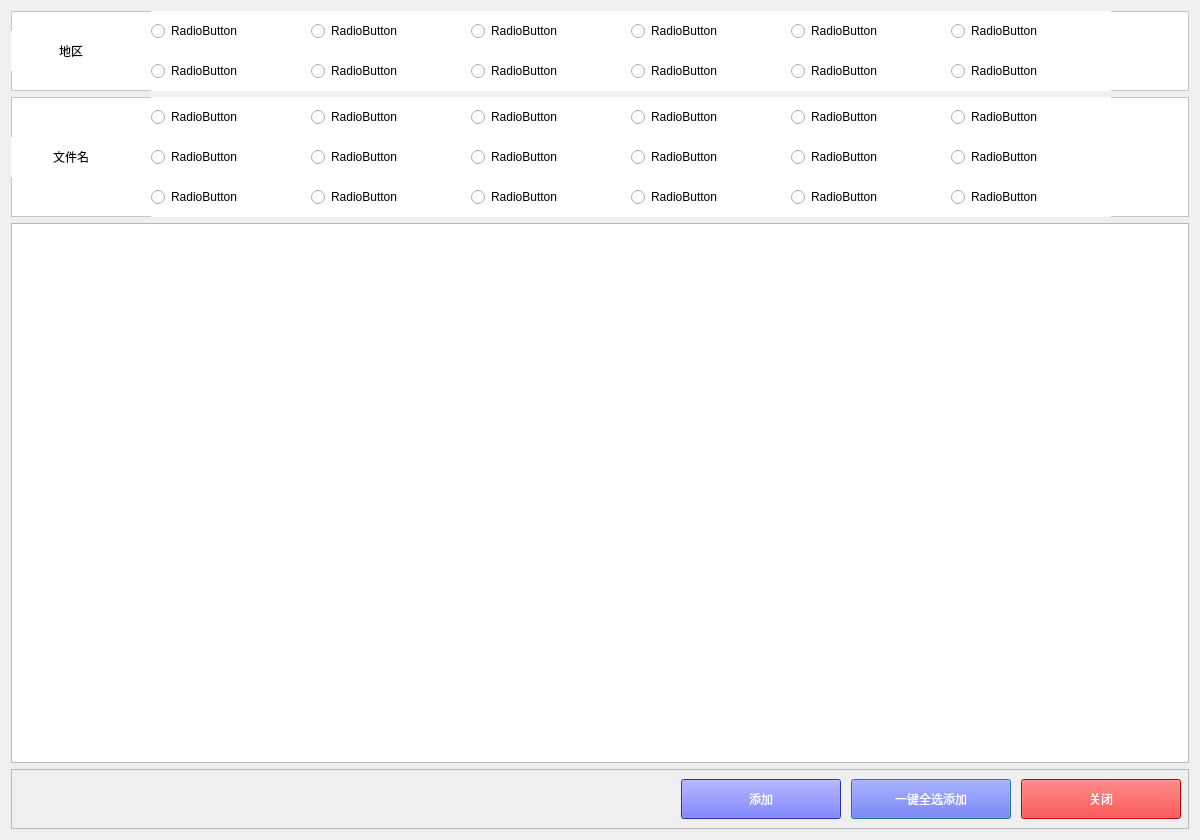
<?xml version="1.0" encoding="UTF-8"?>
<ui version="4.0">
 <class>Dialog</class>
 <widget class="QDialog" name="Dialog">
  <property name="geometry">
   <rect>
    <x>0</x>
    <y>0</y>
    <width>1200</width>
    <height>840</height>
   </rect>
  </property>
  <property name="minimumSize">
   <size>
    <width>1200</width>
    <height>0</height>
   </size>
  </property>
  <property name="maximumSize">
   <size>
    <width>1200</width>
    <height>16777215</height>
   </size>
  </property>
  <property name="windowTitle">
   <string>Dialog</string>
  </property>
  <layout class="QFormLayout" name="formLayout">
   <item row="0" column="0" colspan="2">
    <layout class="QVBoxLayout" name="verticalLayout">
     <item>
      <widget class="QFrame" name="frame_2">
       <property name="minimumSize">
        <size>
         <width>0</width>
         <height>80</height>
        </size>
       </property>
       <property name="maximumSize">
        <size>
         <width>16777215</width>
         <height>80</height>
        </size>
       </property>
       <property name="styleSheet">
        <string notr="true">background-color: rgb(255, 255, 255);</string>
       </property>
       <property name="frameShape">
        <enum>QFrame::StyledPanel</enum>
       </property>
       <property name="frameShadow">
        <enum>QFrame::Raised</enum>
       </property>
       <widget class="QRadioButton" name="language_radio_7">
        <property name="geometry">
         <rect>
          <x>620</x>
          <y>0</y>
          <width>160</width>
          <height>40</height>
         </rect>
        </property>
        <property name="styleSheet">
         <string notr="true">font: 10pt &quot;微软雅黑&quot;;</string>
        </property>
        <property name="text">
         <string>RadioButton</string>
        </property>
       </widget>
       <widget class="QRadioButton" name="language_radio_4">
        <property name="geometry">
         <rect>
          <x>300</x>
          <y>40</y>
          <width>160</width>
          <height>40</height>
         </rect>
        </property>
        <property name="styleSheet">
         <string notr="true">font: 10pt &quot;微软雅黑&quot;;</string>
        </property>
        <property name="text">
         <string>RadioButton</string>
        </property>
       </widget>
       <widget class="QRadioButton" name="language_radio_6">
        <property name="geometry">
         <rect>
          <x>460</x>
          <y>40</y>
          <width>160</width>
          <height>40</height>
         </rect>
        </property>
        <property name="styleSheet">
         <string notr="true">font: 10pt &quot;微软雅黑&quot;;</string>
        </property>
        <property name="text">
         <string>RadioButton</string>
        </property>
       </widget>
       <widget class="QRadioButton" name="language_radio_8">
        <property name="geometry">
         <rect>
          <x>620</x>
          <y>40</y>
          <width>160</width>
          <height>40</height>
         </rect>
        </property>
        <property name="styleSheet">
         <string notr="true">font: 10pt &quot;微软雅黑&quot;;</string>
        </property>
        <property name="text">
         <string>RadioButton</string>
        </property>
       </widget>
       <widget class="QRadioButton" name="language_radio_3">
        <property name="geometry">
         <rect>
          <x>300</x>
          <y>0</y>
          <width>160</width>
          <height>40</height>
         </rect>
        </property>
        <property name="styleSheet">
         <string notr="true">font: 10pt &quot;微软雅黑&quot;;</string>
        </property>
        <property name="text">
         <string>RadioButton</string>
        </property>
       </widget>
       <widget class="QRadioButton" name="language_radio_11">
        <property name="geometry">
         <rect>
          <x>940</x>
          <y>0</y>
          <width>160</width>
          <height>40</height>
         </rect>
        </property>
        <property name="styleSheet">
         <string notr="true">font: 10pt &quot;微软雅黑&quot;;</string>
        </property>
        <property name="text">
         <string>RadioButton</string>
        </property>
       </widget>
       <widget class="QRadioButton" name="language_radio_9">
        <property name="geometry">
         <rect>
          <x>780</x>
          <y>0</y>
          <width>160</width>
          <height>40</height>
         </rect>
        </property>
        <property name="styleSheet">
         <string notr="true">font: 10pt &quot;微软雅黑&quot;;</string>
        </property>
        <property name="text">
         <string>RadioButton</string>
        </property>
       </widget>
       <widget class="QRadioButton" name="language_radio_10">
        <property name="geometry">
         <rect>
          <x>780</x>
          <y>40</y>
          <width>160</width>
          <height>40</height>
         </rect>
        </property>
        <property name="styleSheet">
         <string notr="true">font: 10pt &quot;微软雅黑&quot;;</string>
        </property>
        <property name="text">
         <string>RadioButton</string>
        </property>
       </widget>
       <widget class="QRadioButton" name="language_radio_1">
        <property name="geometry">
         <rect>
          <x>140</x>
          <y>0</y>
          <width>160</width>
          <height>40</height>
         </rect>
        </property>
        <property name="styleSheet">
         <string notr="true">font: 10pt &quot;微软雅黑&quot;;</string>
        </property>
        <property name="text">
         <string>RadioButton</string>
        </property>
       </widget>
       <widget class="QRadioButton" name="language_radio_12">
        <property name="geometry">
         <rect>
          <x>940</x>
          <y>40</y>
          <width>160</width>
          <height>40</height>
         </rect>
        </property>
        <property name="styleSheet">
         <string notr="true">font: 10pt &quot;微软雅黑&quot;;</string>
        </property>
        <property name="text">
         <string>RadioButton</string>
        </property>
       </widget>
       <widget class="QLabel" name="language_title_2">
        <property name="geometry">
         <rect>
          <x>0</x>
          <y>20</y>
          <width>120</width>
          <height>40</height>
         </rect>
        </property>
        <property name="sizePolicy">
         <sizepolicy hsizetype="Preferred" vsizetype="Preferred">
          <horstretch>0</horstretch>
          <verstretch>0</verstretch>
         </sizepolicy>
        </property>
        <property name="minimumSize">
         <size>
          <width>120</width>
          <height>40</height>
         </size>
        </property>
        <property name="maximumSize">
         <size>
          <width>120</width>
          <height>40</height>
         </size>
        </property>
        <property name="styleSheet">
         <string notr="true">font: 10pt &quot;微软雅黑&quot;;
background-color: rgb(255, 255, 255);</string>
        </property>
        <property name="text">
         <string>地区</string>
        </property>
        <property name="alignment">
         <set>Qt::AlignCenter</set>
        </property>
       </widget>
       <widget class="QRadioButton" name="language_radio_2">
        <property name="geometry">
         <rect>
          <x>140</x>
          <y>40</y>
          <width>160</width>
          <height>40</height>
         </rect>
        </property>
        <property name="styleSheet">
         <string notr="true">font: 10pt &quot;微软雅黑&quot;;</string>
        </property>
        <property name="text">
         <string>RadioButton</string>
        </property>
       </widget>
       <widget class="QRadioButton" name="language_radio_5">
        <property name="geometry">
         <rect>
          <x>460</x>
          <y>0</y>
          <width>160</width>
          <height>40</height>
         </rect>
        </property>
        <property name="styleSheet">
         <string notr="true">font: 10pt &quot;微软雅黑&quot;;</string>
        </property>
        <property name="text">
         <string>RadioButton</string>
        </property>
       </widget>
      </widget>
     </item>
     <item>
      <widget class="QFrame" name="frame_3">
       <property name="minimumSize">
        <size>
         <width>0</width>
         <height>120</height>
        </size>
       </property>
       <property name="maximumSize">
        <size>
         <width>16777215</width>
         <height>120</height>
        </size>
       </property>
       <property name="styleSheet">
        <string notr="true">background-color: rgb(255, 255, 255);</string>
       </property>
       <property name="frameShape">
        <enum>QFrame::StyledPanel</enum>
       </property>
       <property name="frameShadow">
        <enum>QFrame::Raised</enum>
       </property>
       <widget class="QRadioButton" name="file_name_radio_10">
        <property name="geometry">
         <rect>
          <x>620</x>
          <y>40</y>
          <width>160</width>
          <height>40</height>
         </rect>
        </property>
        <property name="styleSheet">
         <string notr="true">font: 10pt &quot;微软雅黑&quot;;</string>
        </property>
        <property name="text">
         <string>RadioButton</string>
        </property>
       </widget>
       <widget class="QLabel" name="file_name_title_2">
        <property name="geometry">
         <rect>
          <x>0</x>
          <y>40</y>
          <width>120</width>
          <height>40</height>
         </rect>
        </property>
        <property name="minimumSize">
         <size>
          <width>120</width>
          <height>40</height>
         </size>
        </property>
        <property name="maximumSize">
         <size>
          <width>120</width>
          <height>40</height>
         </size>
        </property>
        <property name="styleSheet">
         <string notr="true">font: 10pt &quot;微软雅黑&quot;;
background-color: rgb(255, 255, 255);</string>
        </property>
        <property name="text">
         <string>文件名</string>
        </property>
        <property name="alignment">
         <set>Qt::AlignCenter</set>
        </property>
       </widget>
       <widget class="QRadioButton" name="file_name_radio_3">
        <property name="geometry">
         <rect>
          <x>460</x>
          <y>0</y>
          <width>160</width>
          <height>40</height>
         </rect>
        </property>
        <property name="styleSheet">
         <string notr="true">font: 10pt &quot;微软雅黑&quot;;</string>
        </property>
        <property name="text">
         <string>RadioButton</string>
        </property>
       </widget>
       <widget class="QRadioButton" name="file_name_radio_1">
        <property name="geometry">
         <rect>
          <x>140</x>
          <y>0</y>
          <width>160</width>
          <height>40</height>
         </rect>
        </property>
        <property name="styleSheet">
         <string notr="true">font: 10pt &quot;微软雅黑&quot;;</string>
        </property>
        <property name="text">
         <string>RadioButton</string>
        </property>
       </widget>
       <widget class="QRadioButton" name="file_name_radio_9">
        <property name="geometry">
         <rect>
          <x>460</x>
          <y>40</y>
          <width>160</width>
          <height>40</height>
         </rect>
        </property>
        <property name="styleSheet">
         <string notr="true">font: 10pt &quot;微软雅黑&quot;;</string>
        </property>
        <property name="text">
         <string>RadioButton</string>
        </property>
       </widget>
       <widget class="QRadioButton" name="file_name_radio_7">
        <property name="geometry">
         <rect>
          <x>140</x>
          <y>40</y>
          <width>160</width>
          <height>40</height>
         </rect>
        </property>
        <property name="styleSheet">
         <string notr="true">font: 10pt &quot;微软雅黑&quot;;</string>
        </property>
        <property name="text">
         <string>RadioButton</string>
        </property>
       </widget>
       <widget class="QRadioButton" name="file_name_radio_6">
        <property name="geometry">
         <rect>
          <x>940</x>
          <y>0</y>
          <width>160</width>
          <height>40</height>
         </rect>
        </property>
        <property name="styleSheet">
         <string notr="true">font: 10pt &quot;微软雅黑&quot;;</string>
        </property>
        <property name="text">
         <string>RadioButton</string>
        </property>
       </widget>
       <widget class="QRadioButton" name="file_name_radio_4">
        <property name="geometry">
         <rect>
          <x>620</x>
          <y>0</y>
          <width>160</width>
          <height>40</height>
         </rect>
        </property>
        <property name="styleSheet">
         <string notr="true">font: 10pt &quot;微软雅黑&quot;;</string>
        </property>
        <property name="text">
         <string>RadioButton</string>
        </property>
       </widget>
       <widget class="QRadioButton" name="file_name_radio_5">
        <property name="geometry">
         <rect>
          <x>780</x>
          <y>0</y>
          <width>160</width>
          <height>40</height>
         </rect>
        </property>
        <property name="styleSheet">
         <string notr="true">font: 10pt &quot;微软雅黑&quot;;</string>
        </property>
        <property name="text">
         <string>RadioButton</string>
        </property>
       </widget>
       <widget class="QRadioButton" name="file_name_radio_8">
        <property name="geometry">
         <rect>
          <x>300</x>
          <y>40</y>
          <width>160</width>
          <height>40</height>
         </rect>
        </property>
        <property name="styleSheet">
         <string notr="true">font: 10pt &quot;微软雅黑&quot;;</string>
        </property>
        <property name="text">
         <string>RadioButton</string>
        </property>
       </widget>
       <widget class="QRadioButton" name="file_name_radio_2">
        <property name="geometry">
         <rect>
          <x>300</x>
          <y>0</y>
          <width>160</width>
          <height>40</height>
         </rect>
        </property>
        <property name="styleSheet">
         <string notr="true">font: 10pt &quot;微软雅黑&quot;;</string>
        </property>
        <property name="text">
         <string>RadioButton</string>
        </property>
       </widget>
       <widget class="QRadioButton" name="file_name_radio_12">
        <property name="geometry">
         <rect>
          <x>940</x>
          <y>40</y>
          <width>160</width>
          <height>40</height>
         </rect>
        </property>
        <property name="styleSheet">
         <string notr="true">font: 10pt &quot;微软雅黑&quot;;</string>
        </property>
        <property name="text">
         <string>RadioButton</string>
        </property>
       </widget>
       <widget class="QRadioButton" name="file_name_radio_11">
        <property name="geometry">
         <rect>
          <x>780</x>
          <y>40</y>
          <width>160</width>
          <height>40</height>
         </rect>
        </property>
        <property name="styleSheet">
         <string notr="true">font: 10pt &quot;微软雅黑&quot;;</string>
        </property>
        <property name="text">
         <string>RadioButton</string>
        </property>
       </widget>
       <widget class="QRadioButton" name="file_name_radio_13">
        <property name="geometry">
         <rect>
          <x>140</x>
          <y>80</y>
          <width>160</width>
          <height>40</height>
         </rect>
        </property>
        <property name="styleSheet">
         <string notr="true">font: 10pt &quot;微软雅黑&quot;;</string>
        </property>
        <property name="text">
         <string>RadioButton</string>
        </property>
       </widget>
       <widget class="QRadioButton" name="file_name_radio_14">
        <property name="geometry">
         <rect>
          <x>300</x>
          <y>80</y>
          <width>160</width>
          <height>40</height>
         </rect>
        </property>
        <property name="styleSheet">
         <string notr="true">font: 10pt &quot;微软雅黑&quot;;</string>
        </property>
        <property name="text">
         <string>RadioButton</string>
        </property>
       </widget>
       <widget class="QRadioButton" name="file_name_radio_15">
        <property name="geometry">
         <rect>
          <x>460</x>
          <y>80</y>
          <width>160</width>
          <height>40</height>
         </rect>
        </property>
        <property name="styleSheet">
         <string notr="true">font: 10pt &quot;微软雅黑&quot;;</string>
        </property>
        <property name="text">
         <string>RadioButton</string>
        </property>
       </widget>
       <widget class="QRadioButton" name="file_name_radio_16">
        <property name="geometry">
         <rect>
          <x>620</x>
          <y>80</y>
          <width>160</width>
          <height>40</height>
         </rect>
        </property>
        <property name="styleSheet">
         <string notr="true">font: 10pt &quot;微软雅黑&quot;;</string>
        </property>
        <property name="text">
         <string>RadioButton</string>
        </property>
       </widget>
       <widget class="QRadioButton" name="file_name_radio_17">
        <property name="geometry">
         <rect>
          <x>780</x>
          <y>80</y>
          <width>160</width>
          <height>40</height>
         </rect>
        </property>
        <property name="styleSheet">
         <string notr="true">font: 10pt &quot;微软雅黑&quot;;</string>
        </property>
        <property name="text">
         <string>RadioButton</string>
        </property>
       </widget>
       <widget class="QRadioButton" name="file_name_radio_18">
        <property name="geometry">
         <rect>
          <x>940</x>
          <y>80</y>
          <width>160</width>
          <height>40</height>
         </rect>
        </property>
        <property name="styleSheet">
         <string notr="true">font: 10pt &quot;微软雅黑&quot;;</string>
        </property>
        <property name="text">
         <string>RadioButton</string>
        </property>
       </widget>
      </widget>
     </item>
     <item>
      <widget class="QTableWidget" name="tableWidget"/>
     </item>
     <item>
      <widget class="QFrame" name="frame">
       <property name="minimumSize">
        <size>
         <width>0</width>
         <height>60</height>
        </size>
       </property>
       <property name="maximumSize">
        <size>
         <width>16777215</width>
         <height>60</height>
        </size>
       </property>
       <property name="frameShape">
        <enum>QFrame::StyledPanel</enum>
       </property>
       <property name="frameShadow">
        <enum>QFrame::Raised</enum>
       </property>
       <widget class="QPushButton" name="add_all">
        <property name="geometry">
         <rect>
          <x>840</x>
          <y>10</y>
          <width>160</width>
          <height>40</height>
         </rect>
        </property>
        <property name="minimumSize">
         <size>
          <width>0</width>
          <height>0</height>
         </size>
        </property>
        <property name="styleSheet">
         <string notr="true">font: 12pt &quot;微软雅黑&quot;;
color: rgb(255, 255, 255);
background-color: rgb(57, 61, 255);</string>
        </property>
        <property name="text">
         <string>一键全选添加</string>
        </property>
       </widget>
       <widget class="QPushButton" name="add">
        <property name="geometry">
         <rect>
          <x>670</x>
          <y>10</y>
          <width>160</width>
          <height>40</height>
         </rect>
        </property>
        <property name="minimumSize">
         <size>
          <width>0</width>
          <height>0</height>
         </size>
        </property>
        <property name="styleSheet">
         <string notr="true">font: 12pt &quot;微软雅黑&quot;;
color: rgb(255, 255, 255);
background-color: rgb(57, 61, 255);</string>
        </property>
        <property name="text">
         <string>添加</string>
        </property>
       </widget>
       <widget class="QPushButton" name="close_button">
        <property name="geometry">
         <rect>
          <x>1010</x>
          <y>10</y>
          <width>160</width>
          <height>40</height>
         </rect>
        </property>
        <property name="minimumSize">
         <size>
          <width>0</width>
          <height>0</height>
         </size>
        </property>
        <property name="styleSheet">
         <string notr="true">font: 12pt &quot;微软雅黑&quot;;
color: rgb(255, 255, 255);
background-color: rgb(255, 0, 0);</string>
        </property>
        <property name="text">
         <string>关闭</string>
        </property>
       </widget>
      </widget>
     </item>
    </layout>
   </item>
  </layout>
 </widget>
 <resources/>
 <connections/>
</ui>
